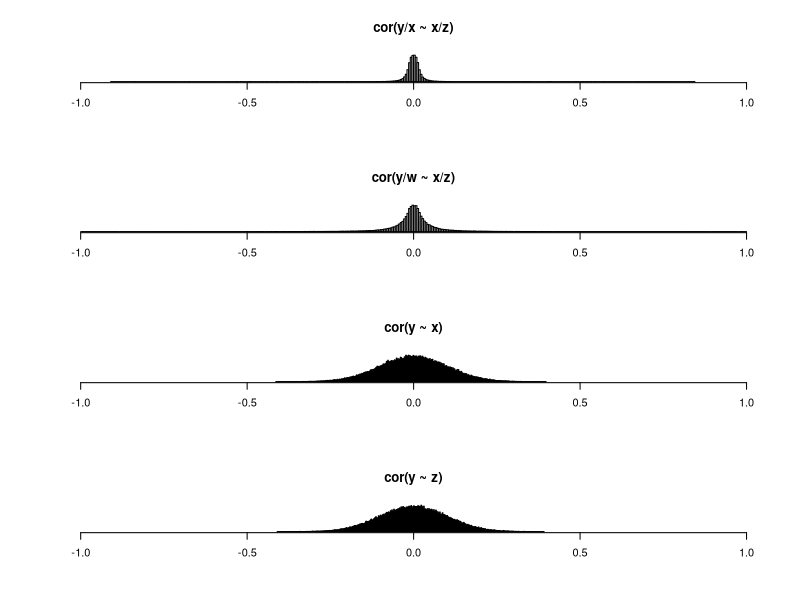

Generate this figure with R:
# variable doubling test

# set a seed
orcid <- 0000000311828578 # my orcid
set.seed(orcid)

nsim <- 100000
out <- matrix(NA, nsim, 4)

pb <- txtProgressBar(style = 3)
for(i in 1:nsim) {
if(i %% 100 == 0) setTxtProgressBar(pb, i/nsim)
  n <- 100
  x1 <- rnorm(n)
  y1 <- rnorm(n)
  z1 <- rnorm(n)
  w1 <- rnorm(n)

  resp <- y1 / x1
  resp2 <- y1 / w1
  pred <- x1 / z1

  out[i, 1] <- cor(pred, resp)
  out[i, 2] <- cor(pred, resp2)
  out[i, 3] <- cor(x1, y1)
  out[i, 4] <- cor(z1, y1)
  
}
close(pb)

par(mfrow = c(4, 1))
xrange <- range(out)
hist(out[, 1], nclass = 300, yaxt = 'n', ylab = '', xlab = '', xlim = xrange, main = 'cor(y/x ~ x/z)')
hist(out[, 2], nclass = 300, yaxt = 'n', ylab = '', xlab = '', xlim = xrange, main = 'cor(y/w ~ x/z)')
hist(out[, 3], nclass = 300, yaxt = 'n', ylab = '', xlab = '', xlim = xrange, main = 'cor(y ~ x)')
hist(out[, 4], nclass = 300, yaxt = 'n', ylab = '', xlab = '', xlim = xrange, main = 'cor(y ~ z)')
